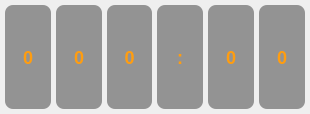
<?xml version="1.0" encoding="UTF-8"?>
<ui version="4.0">
 <class>OCountDown</class>
 <widget class="QWidget" name="OCountDown">
  <property name="geometry">
   <rect>
    <x>0</x>
    <y>0</y>
    <width>310</width>
    <height>114</height>
   </rect>
  </property>
  <property name="windowTitle">
   <string>Form</string>
  </property>
  <property name="styleSheet">
   <string notr="true">QLabel{color:#ff9d10; font-size: 18px; font-weight: bold; background-color:#939393; border-radius: 8px; }</string>
  </property>
  <layout class="QGridLayout" name="gridLayout">
   <property name="leftMargin">
    <number>5</number>
   </property>
   <property name="topMargin">
    <number>5</number>
   </property>
   <property name="rightMargin">
    <number>5</number>
   </property>
   <property name="bottomMargin">
    <number>5</number>
   </property>
   <property name="spacing">
    <number>0</number>
   </property>
   <item row="0" column="0">
    <widget class="QWidget" name="widget" native="true">
     <layout class="QHBoxLayout" name="horizontalLayout">
      <property name="spacing">
       <number>5</number>
      </property>
      <property name="leftMargin">
       <number>0</number>
      </property>
      <property name="topMargin">
       <number>0</number>
      </property>
      <property name="rightMargin">
       <number>0</number>
      </property>
      <property name="bottomMargin">
       <number>0</number>
      </property>
      <item>
       <widget class="QLabel" name="countdown_h_0">
        <property name="text">
         <string>0</string>
        </property>
        <property name="alignment">
         <set>Qt::AlignCenter</set>
        </property>
       </widget>
      </item>
      <item>
       <widget class="QLabel" name="countdown_h_1">
        <property name="text">
         <string>0</string>
        </property>
        <property name="alignment">
         <set>Qt::AlignCenter</set>
        </property>
       </widget>
      </item>
      <item>
       <widget class="QLabel" name="countdown_h_2">
        <property name="text">
         <string>0</string>
        </property>
        <property name="alignment">
         <set>Qt::AlignCenter</set>
        </property>
       </widget>
      </item>
      <item>
       <widget class="QLabel" name="countdown_split">
        <property name="baseSize">
         <size>
          <width>0</width>
          <height>0</height>
         </size>
        </property>
        <property name="text">
         <string>:</string>
        </property>
        <property name="alignment">
         <set>Qt::AlignCenter</set>
        </property>
       </widget>
      </item>
      <item>
       <widget class="QLabel" name="countdown_m_0">
        <property name="text">
         <string>0</string>
        </property>
        <property name="alignment">
         <set>Qt::AlignCenter</set>
        </property>
       </widget>
      </item>
      <item>
       <widget class="QLabel" name="countdown_m_1">
        <property name="text">
         <string>0</string>
        </property>
        <property name="alignment">
         <set>Qt::AlignCenter</set>
        </property>
       </widget>
      </item>
     </layout>
    </widget>
   </item>
  </layout>
 </widget>
 <resources/>
 <connections/>
</ui>
